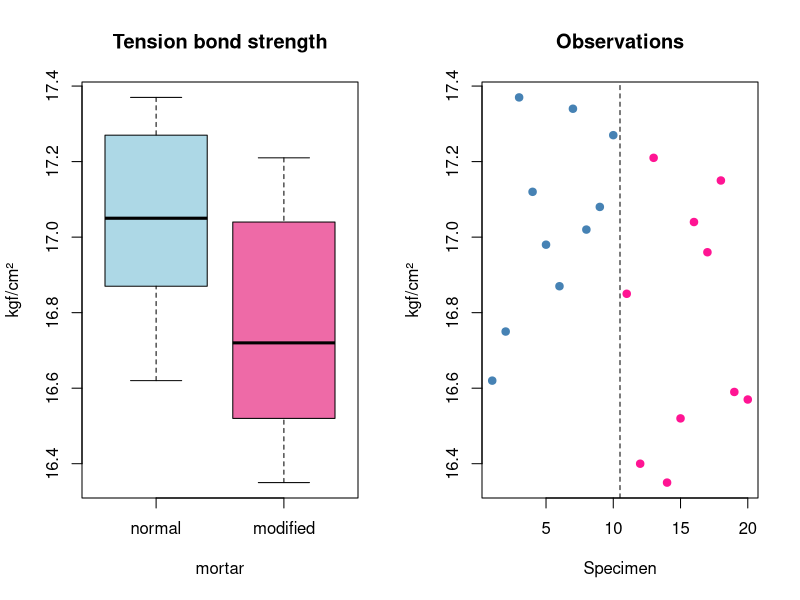

The R source for this figure:
# Does a modified mortar formulation improve tension bond strength?
# Two-sample comparison: descriptive statistics, Bartlett's test for equal
# variances, and Welch t-tests (two-sided and one-sided).
#
# Transcribed from the original R Markdown report (2021). Data: 10 specimens
# per formulation, tension bond strength in kgf/cm².

normal   <- c(16.62, 16.75, 17.37, 17.12, 16.98, 16.87, 17.34, 17.02, 17.08, 17.27)
modified <- c(16.85, 16.40, 17.21, 16.35, 16.52, 17.04, 16.96, 17.15, 16.59, 16.57)

data <- data.frame(
  strength = c(normal, modified),
  mortar   = factor(rep(c("normal", "modified"), each = 10), levels = c("normal", "modified"))
)

# ---- Descriptive statistics -------------------------------------------------
aggregate(strength ~ mortar, data, function(x) c(mean = mean(x), var = var(x), sd = sd(x)))

par(mfrow = c(1, 2))
boxplot(strength ~ mortar, data, col = c("lightblue", "hotpink2"),
        main = "Tension bond strength", ylab = "kgf/cm²")
plot(data$strength, col = ifelse(data$mortar == "normal", "steelblue", "deeppink"), pch = 19,
     main = "Observations", xlab = "Specimen", ylab = "kgf/cm²")
abline(v = 10.5, lty = 2)

# ---- Equal variances? -------------------------------------------------------
# H0: the variances are equal. p ≈ 0.48, so there is no evidence they differ.
bartlett.test(strength ~ mortar, data)

# ---- Do the means differ? ---------------------------------------------------
# H0: equal means. p ≈ 0.043 < 0.05, so they differ.
t.test(modified, normal)

# H1: modified mean < normal mean. p ≈ 0.022, so the modified mortar is
# significantly WEAKER: the modification does not improve bond strength.
t.test(modified, normal, alternative = "less")
